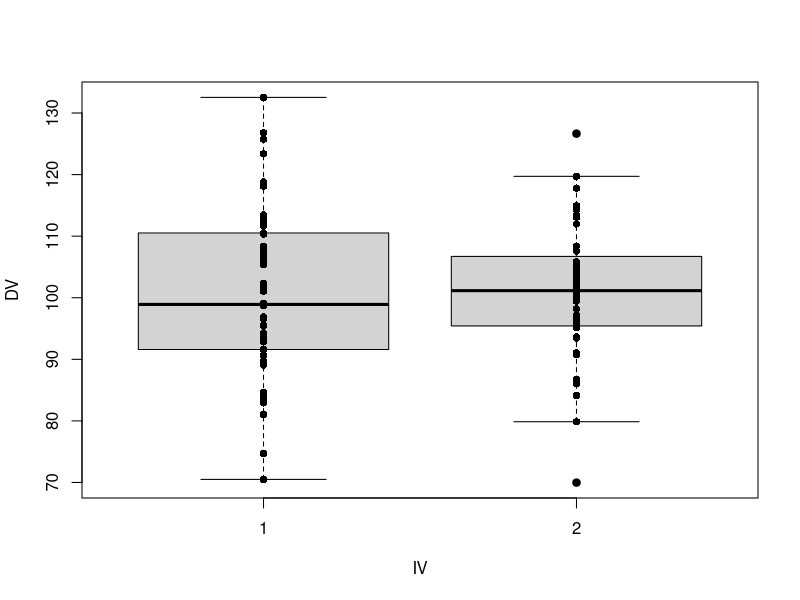
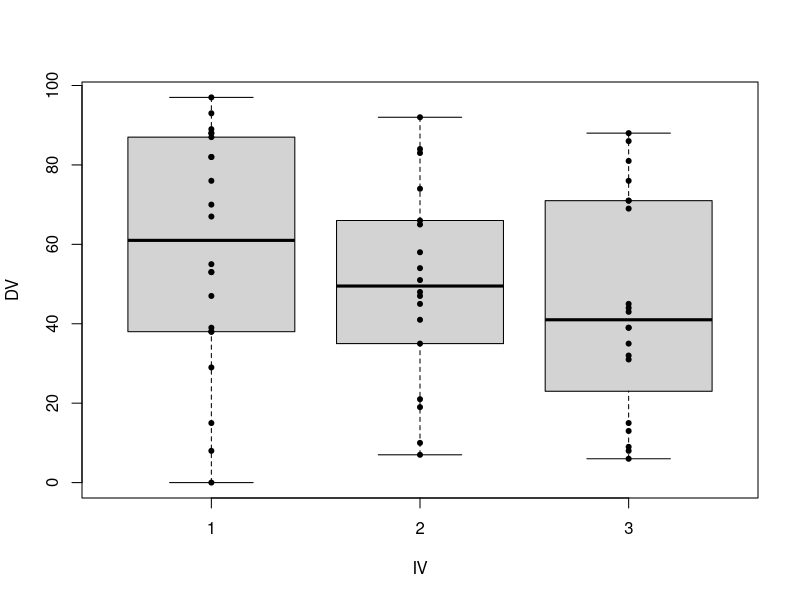

These figures' R source, in order:
## ---- chunk 1
wants <- c("car", "coin")
has   <- wants %in% rownames(installed.packages())
if(any(!has)) install.packages(wants[!has])
## ---- chunk 2
set.seed(123)
P     <- 2
Nj    <- c(50, 40)
DV1   <- rnorm(Nj[1], mean=100, sd=15)
DV2   <- rnorm(Nj[2], mean=100, sd=13)
varDf <- data.frame(DV=c(DV1, DV2),
                    IV=factor(rep(1:P, Nj)))
## ---- chunk 3
boxplot(DV ~ IV, data=varDf)
stripchart(DV ~ IV, data=varDf, pch=16, vert=TRUE, add=TRUE)
## ---- chunk 4
var.test(DV1, DV2)
## ---- chunk 5
var.test(DV ~ IV, data=varDf)
## ---- chunk 6
mood.test(DV ~ IV, alternative="greater", data=varDf)
## ---- chunk 7
ansari.test(DV ~ IV, alternative="greater", exact=FALSE, data=varDf)
## ---- chunk 8
library(coin)
ansari_test(DV ~ IV, alternative="greater", distribution="exact", data=varDf)
## ---- chunk 9
Nj    <- c(22, 18, 20)
N     <- sum(Nj)
P     <- length(Nj)
levDf <- data.frame(DV=sample(0:100, N, replace=TRUE),
                    IV=factor(rep(1:P, Nj)))
## ---- chunk 10
boxplot(DV ~ IV, data=levDf)
stripchart(DV ~ IV, data=levDf, pch=20, vert=TRUE, add=TRUE)
## ---- chunk 11
library(car)
leveneTest(DV ~ IV, center=median, data=levDf)
leveneTest(DV ~ IV, center=mean, data=levDf)
## ---- chunk 12
fligner.test(DV ~ IV, data=levDf)
## ---- chunk 13
library(coin)
fligner_test(DV ~ IV, distribution=approximate(B=9999), data=levDf)
## ---- chunk 14
try(detach(package:car))
try(detach(package:coin))
try(detach(package:survival))
try(detach(package:splines))
